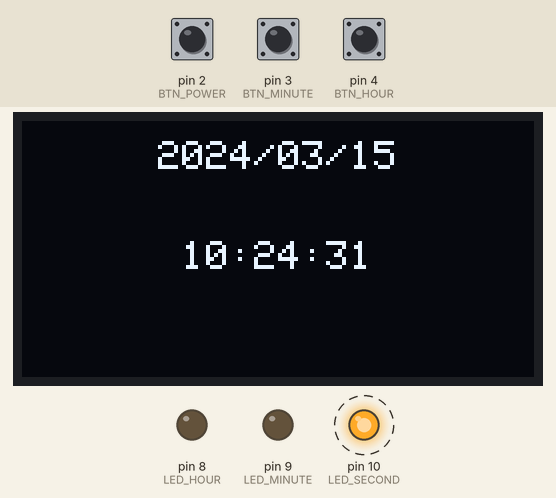
Simulated run of this sketch. Board: Arduino Uno, built with avr-gcc and run on an emulated ATmega328P. Parts: 128×64 one-colour display, output pins drawn as LEDs (lit = HIGH). Dashed ring = blinking. The test bench sets the inputs (shaded band); at power-on: pin 2 (BTN_POWER) HIGH, pin 3 (BTN_MINUTE) HIGH, pin 4 (BTN_HOUR) HIGH. The local clock reads 2024-03-15 10:24:30 at power-on unless the sketch sets it.

Above: at 1.2 s.
1.3 s: pin 2 (BTN_POWER) pulled LOW for 0.15 s
At 1.9 s:
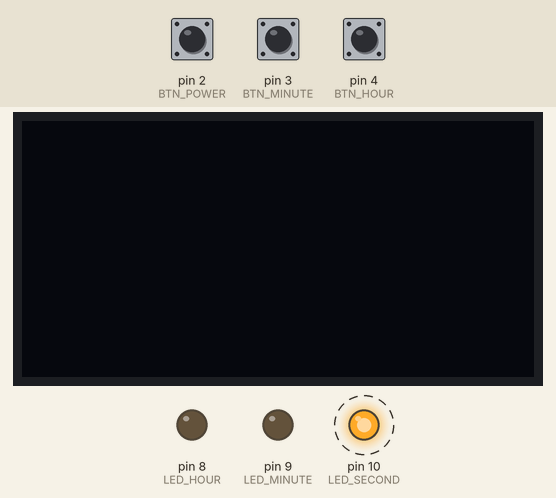
3.5 s: pin 3 (BTN_MINUTE) pulled LOW for 0.15 s
At 4.4 s:
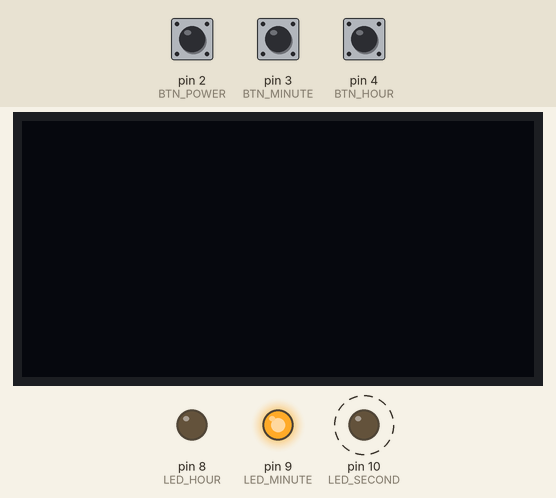
6.6 s: pin 4 (BTN_HOUR) pulled LOW for 0.15 s
At 7.7 s:
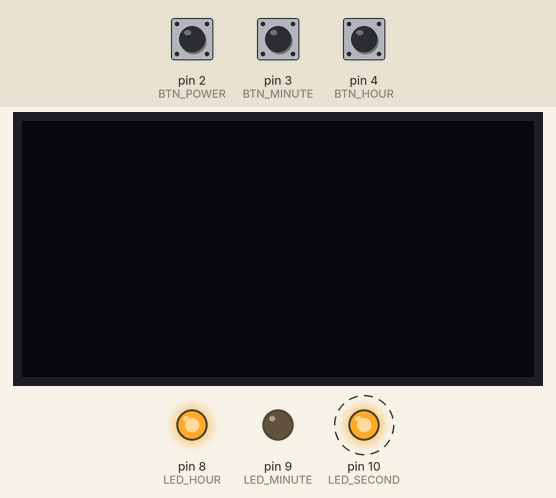
9.7 s: pin 2 (BTN_POWER) pulled LOW for 1 s
At 11.6 s:
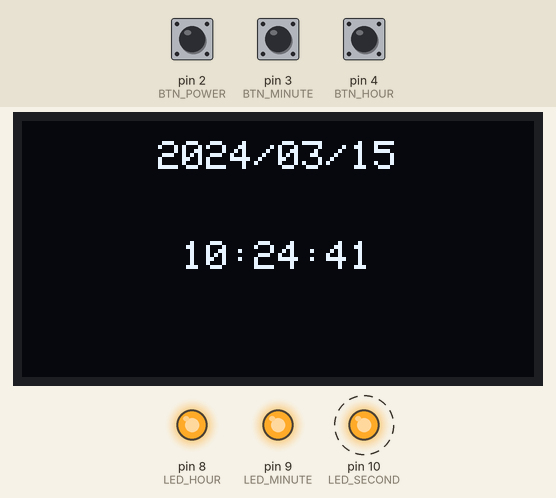
12.5 s: pin 3 (BTN_MINUTE) pulled LOW for 1 s
At 13.8 s:
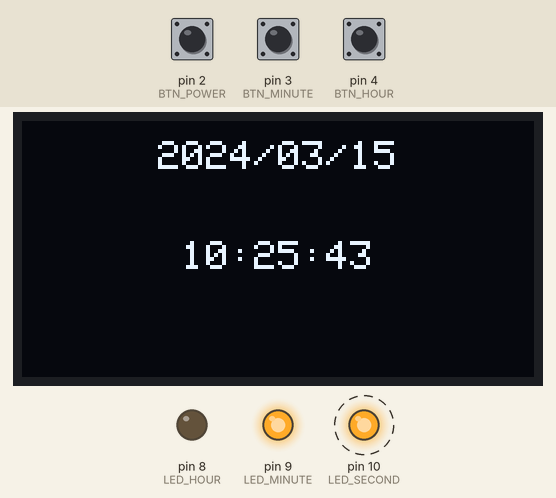
15.0 s: pin 4 (BTN_HOUR) pulled LOW for 1 s
At 16.4 s:
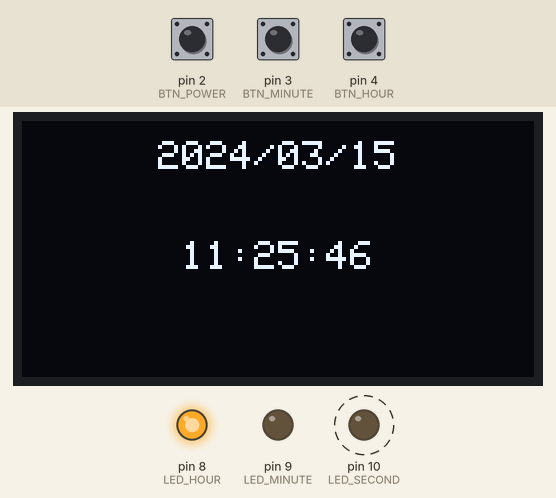
Timing chart, 0 to 18.5 s (numbered marks = the images above; inputs shaded):
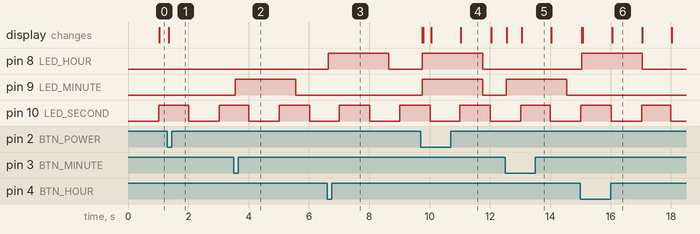

The sketch:

button_led_time.ino
```cpp
#include <Wire.h>
#include <Adafruit_GFX.h>
#include <Adafruit_SSD1306.h>
#include <RTClib.h>

#define SCREEN_WIDTH 128
#define SCREEN_HEIGHT 64
#define OLED_RESET -1

Adafruit_SSD1306 display(SCREEN_WIDTH, SCREEN_HEIGHT, &Wire, OLED_RESET);
RTC_DS3231 rtc;

// LED 핀
const int LED_HOUR = 8;
const int LED_MINUTE = 9;
const int LED_SECOND = 10;

// 버튼 핀
const int BTN_POWER = 2;
const int BTN_HOUR = 4;
const int BTN_MINUTE = 3;

// 시간 변화 감지용
int prevHour, prevMinute, prevSecond;

// 시/분 LED 2초 유지용
unsigned long hourLedOnTime = 0;
unsigned long minuteLedOnTime = 0;
bool hourLedActive = false;
bool minuteLedActive = false;

// 전원 버튼(토글)
bool prevPowerBtnState;
bool displayOn = true;
unsigned long lastPowerBtnTime = 0;

// 시+ 버튼
bool prevHourBtnState;
unsigned long lastHourBtnTime = 0;
int hourPressCount = 0; // 누른 횟수 기억

// 분+ 버튼
bool prevMinuteBtnState;
unsigned long lastMinuteBtnTime = 0;
int minutePressCount = 0; // 누른 횟수 기억

const unsigned long debounceDelay = 200;

void printCentered(String text, int y) {
  int16_t x1, y1;
  uint16_t w, h;
  display.getTextBounds(text, 0, y, &x1, &y1, &w, &h);
  int x = (SCREEN_WIDTH - w) / 2;
  display.setCursor(x, y);
  display.print(text);
}

void setup() {
  Serial.begin(9600);

  pinMode(LED_HOUR, OUTPUT);
  pinMode(LED_MINUTE, OUTPUT);
  pinMode(LED_SECOND, OUTPUT);

  pinMode(BTN_POWER, INPUT_PULLUP);
  pinMode(BTN_HOUR, INPUT_PULLUP);
  pinMode(BTN_MINUTE, INPUT_PULLUP);

  if (!display.begin(SSD1306_SWITCHCAPVCC, 0x3C)) {
    Serial.println("OLED 초기화 실패");
    while (1);
  }

  if (!rtc.begin()) {
    display.clearDisplay();
    display.setCursor(0, 0);
    display.println("RTC not found");
    display.display();
    while (1);
  }

  // rtc.adjust(DateTime(F(__DATE__), F(__TIME__)));

  display.setTextSize(1);
  display.setTextColor(SSD1306_WHITE);

  DateTime now = rtc.now();
  prevHour = now.hour();
  prevMinute = now.minute();
  prevSecond = now.second();

  prevPowerBtnState = digitalRead(BTN_POWER);
  prevHourBtnState = digitalRead(BTN_HOUR);
  prevMinuteBtnState = digitalRead(BTN_MINUTE);
}

void loop() {
  DateTime now = rtc.now();
  unsigned long currentMillis = millis();

  // ---------- 초 LED: 매초 토글 ----------
  if (now.second() != prevSecond) {
    digitalWrite(LED_SECOND, !digitalRead(LED_SECOND));
    prevSecond = now.second();
  }

  // ---------- 분 LED: 분이 바뀌면 2초간 켜짐 ----------
  if (now.minute() != prevMinute) {
    digitalWrite(LED_MINUTE, HIGH);
    minuteLedActive = true;
    minuteLedOnTime = currentMillis;
    prevMinute = now.minute();
  }
  if (minuteLedActive && (currentMillis - minuteLedOnTime >= 2000)) {
    digitalWrite(LED_MINUTE, LOW);
    minuteLedActive = false;
  }

  // ---------- 시 LED: 시가 바뀌면 2초간 켜짐 ----------
  if (now.hour() != prevHour) {
    digitalWrite(LED_HOUR, HIGH);
    hourLedActive = true;
    hourLedOnTime = currentMillis;
    prevHour = now.hour();
  }
  if (hourLedActive && (currentMillis - hourLedOnTime >= 2000)) {
    digitalWrite(LED_HOUR, LOW);
    hourLedActive = false;
  }

  // ---------- 전원 버튼: 누른 만큼 되돌리기 + 카운트 초기화 + OLED 토글 ----------
  bool currentPowerBtnState = digitalRead(BTN_POWER);
  if (currentPowerBtnState == LOW && prevPowerBtnState == HIGH && (currentMillis - lastPowerBtnTime > debounceDelay)) {

    if (hourPressCount != 0 || minutePressCount != 0) {
      DateTime nowForRevert = rtc.now(); // 되돌리기 직전 최신 시각 다시 가져오기
      TimeSpan totalAdded(0, hourPressCount, minutePressCount, 0);
      DateTime reverted = nowForRevert - totalAdded;
      rtc.adjust(reverted);

      hourPressCount = 0;
      minutePressCount = 0;
    }

    displayOn = !displayOn;
    if (displayOn) {
      display.ssd1306_command(SSD1306_DISPLAYON);
    } else {
      display.ssd1306_command(SSD1306_DISPLAYOFF);
    }

    lastPowerBtnTime = currentMillis;
  }
  prevPowerBtnState = currentPowerBtnState;

  // ---------- 시+ 버튼: 시간 증가 + 카운트 누적 ----------
  bool currentHourBtnState = digitalRead(BTN_HOUR);
  if (currentHourBtnState == LOW && prevHourBtnState == HIGH && (currentMillis - lastHourBtnTime > debounceDelay)) {
    DateTime newTime = now + TimeSpan(0, 1, 0, 0);
    rtc.adjust(newTime);
    hourPressCount++;
    lastHourBtnTime = currentMillis;
  }
  prevHourBtnState = currentHourBtnState;

  // ---------- 분+ 버튼: 시간 증가 + 카운트 누적 ----------
  bool currentMinuteBtnState = digitalRead(BTN_MINUTE);
  if (currentMinuteBtnState == LOW && prevMinuteBtnState == HIGH && (currentMillis - lastMinuteBtnTime > debounceDelay)) {
    DateTime newTime = now + TimeSpan(0, 0, 1, 0);
    rtc.adjust(newTime);
    minutePressCount++;
    lastMinuteBtnTime = currentMillis;
  }
  prevMinuteBtnState = currentMinuteBtnState;

  // ---------- OLED 화면 갱신 ----------
  String dateStr = "";
  dateStr += now.year();
  dateStr += "/";
  if (now.month() < 10) dateStr += "0";
  dateStr += now.month();
  dateStr += "/";
  if (now.day() < 10) dateStr += "0";
  dateStr += now.day();

  String timeStr = "";
  if (now.hour() < 10) timeStr += "0";
  timeStr += now.hour();
  timeStr += ":";
  if (now.minute() < 10) timeStr += "0";
  timeStr += now.minute();
  timeStr += ":";
  if (now.second() < 10) timeStr += "0";
  timeStr += now.second();

  display.clearDisplay();
  printCentered(dateStr, 5);
  printCentered(timeStr, 30);
  display.display();
}
```

Measured:
- after the input at 1.3 s, the display: changes after 0.05 s (image 1)
- after the input at 3.5 s, pin 9 (LED_MINUTE): LOW → HIGH after 0.05 s, → LOW 2.0 s later
- after the input at 6.6 s, pin 8 (LED_HOUR): LOW → HIGH at once, → LOW 2.0 s later
- after the input at 9.7 s, pin 8 (LED_HOUR), pin 9 (LED_MINUTE): LOW → HIGH after 0.05 s, → LOW 2.0 s later; the display: first changes after 0.05 s (image 4 shows a later state)
- after the input at 12.5 s, pin 9 (LED_MINUTE): LOW → HIGH at once, → LOW 2.0 s later
- after the input at 15.0 s, pin 8 (LED_HOUR): LOW → HIGH at once, → LOW 2.0 s later
- by itself, pin 10 (LED_SECOND): alternates HIGH for 0.99 s and LOW for 1.0 s
